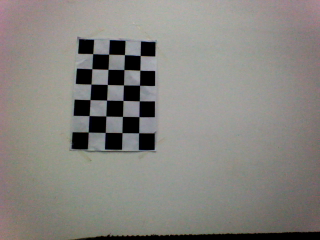
#> input picture calibration/camera_1/No0_Camera1.bmp, 320 x 240 px; its folder holds 5 pictures in this run
$ python calibration.py
#> lines starting #> are read from the running program, lines starting #| are printed output that depends on the picture; after the words box and inside, x2 and y2 are one past the last pixel; in counts of white or black regions, pixels touching at a corner belong together
import numpy as np
import cv2
import glob

# termination criteria
criteria = (cv2.TERM_CRITERIA_EPS + cv2.TERM_CRITERIA_MAX_ITER, 30, 0.001)

# prepare object points, like (0,0,0), (1,0,0), (2,0,0) ....,(6,5,0)
objp = np.zeros((4*6, 3), np.float32)
objp[:, :2] = np.mgrid[0:240:40, 0:160:40].T.reshape(-1, 2)

# Arrays to store object points and image points from all the images.
objpoints = [] # 3d point in real world space
imgpoints = [] # 2d points in image plane.

images = glob.glob('*.bmp')

for fname in images:
    img = cv2.imread(fname)
#> img is the input picture: shape (240, 320, 3); mean B, G, R 127.3, 132, 134.4
    gray = cv2.cvtColor(img, cv2.COLOR_BGR2GRAY)

    # Find the chess board corners
    ret, corners = cv2.findChessboardCorners(gray, (6,4),None)
#> ret = True; corners = 24 rows, first 8: [87.58, 131.5], [89.42, 115.4], [89.41, 99.15], [90.58, 84.53], [92.48, 69.44], [93, 53.58], [104.5, 132.8], [106.7, 116.5]

    # If found, add object points, image points (after refining them)
    if ret is True:
        objpoints.append(objp)

        corners2 = cv2.cornerSubPix(gray, corners, (5, 5), (-1, -1), criteria)
#> corners2 = 24 rows, first 8: [88.25, 131.9], [89.13, 115.5], [89.98, 99.57], [90.99, 84.07], [91.83, 68.73], [92.72, 53.6], [105.3, 132.4], [105.8, 116]
        imgpoints.append(corners2)

        # Draw and display the corners
        img = cv2.drawChessboardCorners(img, (6, 4), corners2, ret)
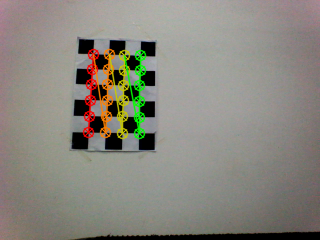
#> img: shape (240, 320, 3); 4.46% of pixels changed, all inside (x1, y1, x2, y2) = (82, 48, 147, 140)
        cv2.imshow('img', img)
        cv2.waitKey(500)
#> pass 2 of the loop `for fname in images:`:
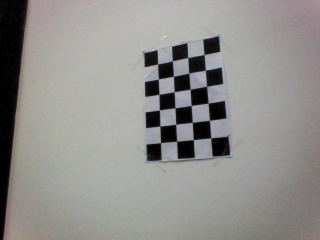
#> input picture calibration/camera_1/No1_Camera1.bmp, 320 x 240 px
#> img is the input picture: shape (240, 320, 3); mean B, G, R 140.8, 143.8, 145.2
#> corners = 24 rows, first 8: [204.1, 54.46], [205.7, 69.53], [207, 86], [207.3, 103.5], [210.2, 120.7], [210.8, 137.9], [187.5, 57.99], [189.1, 73.38]
#> corners2 = 24 rows, first 8: [204.1, 54.49], [205.4, 70.2], [206.5, 86.32], [208.1, 103.1], [209.5, 120.3], [210.7, 137.8], [187.7, 57.58], [188.8, 73.18]
#> `img = cv2.drawChessboardCorners(img, (6, 4), corners2, ret)`:
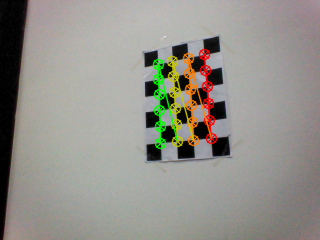
#> img: shape (240, 320, 3); 4.51% of pixels changed, all inside (x1, y1, x2, y2) = (152, 48, 218, 150)
#> pass 3 of the loop `for fname in images:`:
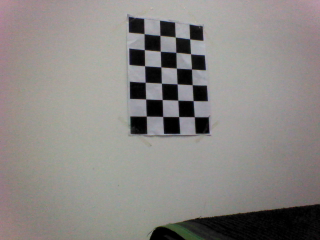
#> input picture calibration/camera_1/No2_Camera1.bmp, 320 x 240 px
#> img is the input picture: shape (240, 320, 3); mean B, G, R 132.3, 135.1, 138.8
#> corners = 24 rows, first 8: [189.9, 38.96], [189, 51], [202, 56], [191.4, 85.51], [193.6, 101.4], [194.5, 116.4], [175.1, 36.98], [175.9, 52.24]
#> corners2 = 24 rows, first 8: [189.6, 38.79], [190.5, 53.79], [204.1, 54.94], [192.2, 84.67], [193.2, 100.6], [194.3, 116.7], [175.3, 36.95], [175.8, 52.38]
#> `img = cv2.drawChessboardCorners(img, (6, 4), corners2, ret)`:
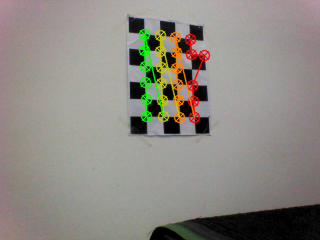
#> img: shape (240, 320, 3); 4.53% of pixels changed, all inside (x1, y1, x2, y2) = (138, 28, 211, 124)
#> the loop made 5 passes; the first 3 are shown

cv2.destroyAllWindows()

ret, mtx, dist, rvecs, tvecs = cv2.calibrateCamera(objpoints, imgpoints, gray.shape[::-1], None, None)

np.savez('camera.npz', mtx=mtx, dist=dist, rvecs=rvecs, tvecs=tvecs)

img = cv2.imread('No0_Camera1.bmp')
newcameramtx, roi=cv2.getOptimalNewCameraMatrix(mtx, dist, (320, 240), 1, (320, 240))

# undistort
dst = cv2.undistort(img, mtx, dist, None, newcameramtx)
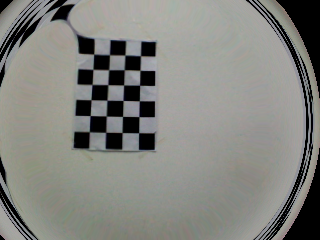
#> dst: shape (240, 320, 3); mean B, G, R 126.4, 131.4, 130.9
cv2.imwrite('calibresult.png', dst)
